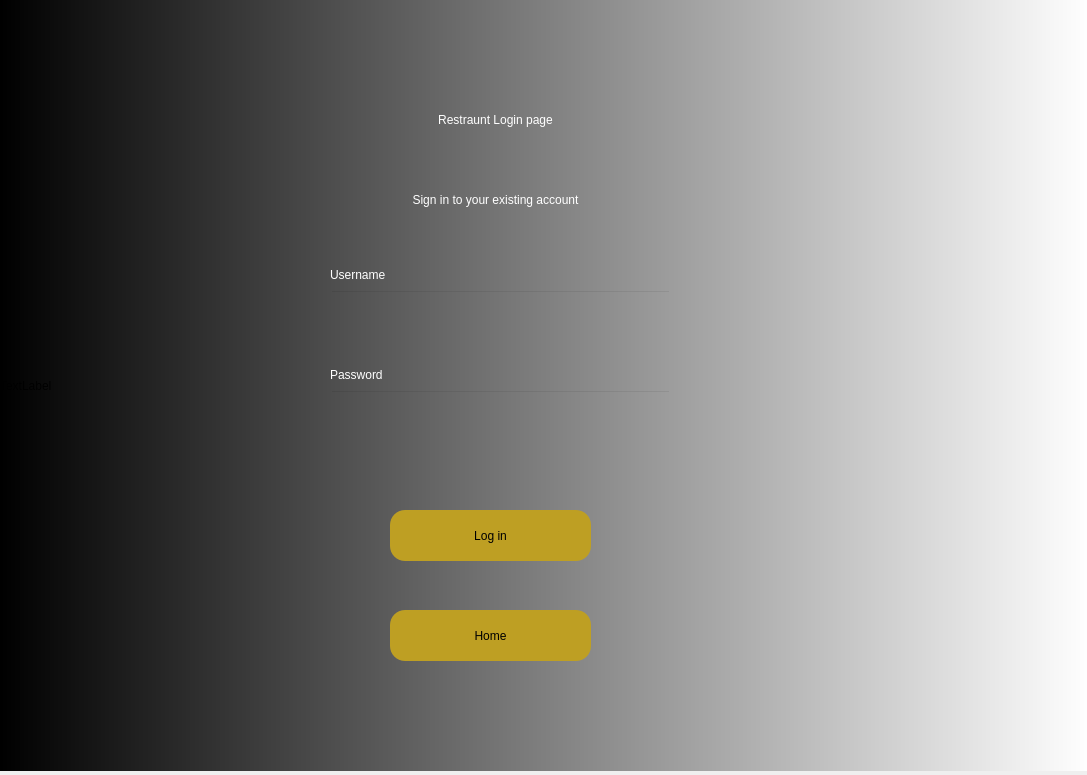
<?xml version="1.0" encoding="UTF-8"?>
<ui version="4.0">
 <class>Dialog</class>
 <widget class="QDialog" name="Dialog">
  <property name="geometry">
   <rect>
    <x>0</x>
    <y>0</y>
    <width>1087</width>
    <height>775</height>
   </rect>
  </property>
  <property name="windowTitle">
   <string>Dialog</string>
  </property>
  <widget class="QLabel" name="label">
   <property name="geometry">
    <rect>
     <x>0</x>
     <y>0</y>
     <width>1091</width>
     <height>771</height>
    </rect>
   </property>
   <property name="styleSheet">
    <string notr="true">background-color: qlineargradient(spread:pad, x1:0, y1:0, x2:1, y2:0, stop:0 rgba(0, 0, 0, 255), stop:1 rgba(255, 255, 255, 255));</string>
   </property>
   <property name="text">
    <string>TextLabel</string>
   </property>
  </widget>
  <widget class="QLabel" name="label_2">
   <property name="geometry">
    <rect>
     <x>330</x>
     <y>110</y>
     <width>331</width>
     <height>61</height>
    </rect>
   </property>
   <property name="styleSheet">
    <string notr="true">font: 20pt &quot;MS Serif&quot;;
font: 20pt &quot;MS Shell Dlg 2&quot;;
color: rgb(255, 255, 255);</string>
   </property>
   <property name="text">
    <string>&lt;html&gt;&lt;head/&gt;&lt;body&gt;&lt;p align=&quot;center&quot;&gt;Restraunt Login page&lt;/p&gt;&lt;p align=&quot;center&quot;&gt;&lt;br/&gt;&lt;/p&gt;&lt;/body&gt;&lt;/html&gt;</string>
   </property>
  </widget>
  <widget class="QLabel" name="label_3">
   <property name="geometry">
    <rect>
     <x>330</x>
     <y>170</y>
     <width>331</width>
     <height>61</height>
    </rect>
   </property>
   <property name="styleSheet">
    <string notr="true">font: 14pt &quot;MS Shell Dlg 2&quot;;
color: rgb(255, 255, 255);</string>
   </property>
   <property name="text">
    <string>&lt;html&gt;&lt;head/&gt;&lt;body&gt;&lt;p align=&quot;center&quot;&gt;Sign in to your existing account&lt;/p&gt;&lt;/body&gt;&lt;/html&gt;</string>
   </property>
  </widget>
  <widget class="QLabel" name="label_4">
   <property name="geometry">
    <rect>
     <x>330</x>
     <y>260</y>
     <width>71</width>
     <height>31</height>
    </rect>
   </property>
   <property name="text">
    <string>&lt;html&gt;&lt;head/&gt;&lt;body&gt;&lt;p&gt;&lt;span style=&quot; font-size:9pt; color:#ffffff;&quot;&gt;Username&lt;/span&gt;&lt;/p&gt;&lt;/body&gt;&lt;/html&gt;</string>
   </property>
  </widget>
  <widget class="QLineEdit" name="username_edit">
   <property name="geometry">
    <rect>
     <x>330</x>
     <y>290</y>
     <width>341</width>
     <height>51</height>
    </rect>
   </property>
   <property name="styleSheet">
    <string notr="true">background-color:rgb(0,0,0,0);
font: 10pt &quot;MS Shell Dlg 2&quot;;
color: rgb(255, 255, 255);
</string>
   </property>
   <property name="text">
    <string/>
   </property>
  </widget>
  <widget class="QLineEdit" name="password_edit">
   <property name="geometry">
    <rect>
     <x>330</x>
     <y>390</y>
     <width>341</width>
     <height>51</height>
    </rect>
   </property>
   <property name="styleSheet">
    <string notr="true">background-color:rgb(0,0,0,0);
font: 10pt &quot;MS Shell Dlg 2&quot;;
color: rgb(255, 255, 255);
</string>
   </property>
   <property name="text">
    <string/>
   </property>
   <property name="echoMode">
    <enum>QLineEdit::Password</enum>
   </property>
  </widget>
  <widget class="QLabel" name="label_5">
   <property name="geometry">
    <rect>
     <x>330</x>
     <y>360</y>
     <width>71</width>
     <height>31</height>
    </rect>
   </property>
   <property name="text">
    <string>&lt;html&gt;&lt;head/&gt;&lt;body&gt;&lt;p&gt;&lt;span style=&quot; color:#ffffff;&quot;&gt;Password&lt;/span&gt;&lt;/p&gt;&lt;/body&gt;&lt;/html&gt;</string>
   </property>
  </widget>
  <widget class="QPushButton" name="login_btn">
   <property name="geometry">
    <rect>
     <x>390</x>
     <y>510</y>
     <width>201</width>
     <height>51</height>
    </rect>
   </property>
   <property name="styleSheet">
    <string notr="true">color: black;
background-color: rgb(190, 159, 35);
font: 14pt &quot;MS Shell Dlg 2&quot;;
border-radius: 15px ;</string>
   </property>
   <property name="text">
    <string>Log in</string>
   </property>
  </widget>
  <widget class="QLabel" name="error">
   <property name="geometry">
    <rect>
     <x>330</x>
     <y>450</y>
     <width>371</width>
     <height>51</height>
    </rect>
   </property>
   <property name="styleSheet">
    <string notr="true">color: rgb(255, 0, 0);
font: 9pt &quot;MS Shell Dlg 2&quot;;</string>
   </property>
   <property name="text">
    <string/>
   </property>
  </widget>
  <widget class="QPushButton" name="home">
   <property name="geometry">
    <rect>
     <x>390</x>
     <y>610</y>
     <width>201</width>
     <height>51</height>
    </rect>
   </property>
   <property name="styleSheet">
    <string notr="true">color: black;
background-color: rgb(190, 159, 35);
font: 14pt &quot;MS Shell Dlg 2&quot;;
border-radius: 15px ;</string>
   </property>
   <property name="text">
    <string>Home</string>
   </property>
  </widget>
 </widget>
 <resources/>
 <connections/>
</ui>
